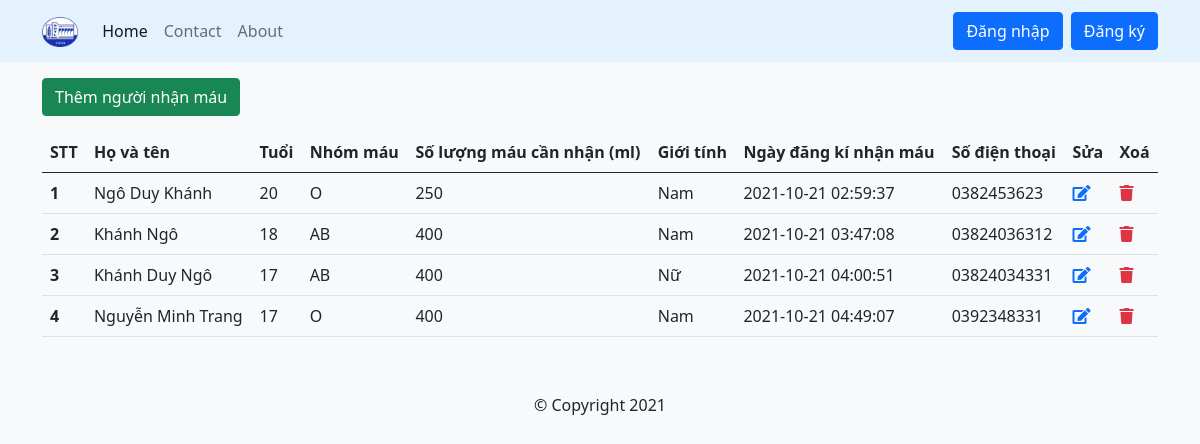
The page / on the database its author committed.
### tables this page shows
CREATE TABLE `blood_recipient` (
  `reci_id` int(10) NOT NULL,
  `reci_name` varchar(255) NOT NULL,
  `reci_age` int(11) NOT NULL,
  `reci_bgrp` varchar(3) NOT NULL,
  `reci_bqnty` int(11) NOT NULL,
  `reci_sex` varchar(5) NOT NULL,
  `reci_reg_date` timestamp NOT NULL DEFAULT current_timestamp(),
  `reci_phno` varchar(12) NOT NULL
);

### src/index.php (the view)
<?php
include('config/db_connect.php');
$sql = "SELECT * from blood_recipient";
$res = mysqli_query($conn, $sql);
$recipients = mysqli_fetch_all($res, MYSQLI_ASSOC);
?>
<!DOCTYPE html>
<html lang="en">
<?php include('templates/header.php'); ?>
<div class="container">
    <div class="row">
        <div class="col-12">
            <div class="table my-3">
                <a href="add.php" class="btn btn-success mb-3">Thêm người nhận máu</a>
                <div class="table-responsive">
                    <table class="table">
                        <thead>
                            <tr>
                                <th scope="col">STT</th>
                                <th scope="col">Họ và tên</th>
                                <th scope="col">Tuổi</th>
                                <th scope="col">Nhóm máu</th>
                                <th scope="col">Số lượng máu cần nhận (ml)</th>
                                <th scope="col">Giới tính</th>
                                <th scope="col">Ngày đăng kí nhận máu</th>
                                <th scope="col">Số điện thoại</th>
                                <th scope="col">Sửa</th>
                                <th scope="col">Xoá</th>
                            </tr>
                        </thead>
                        <tbody>
                            <?php foreach ($recipients as $i => $recipient) : ?>
                                <tr>
                                    <th scope="row"><?php echo $i + 1 ?></th>
                                    <td><?php echo $recipient['reci_name'] ?> </td>
                                    <td><?php echo $recipient['reci_age'] ?> </td>
                                    <td><?php echo $recipient['reci_bgrp'] ?> </td>
                                    <td><?php echo $recipient['reci_bqnty'] ?> </td>
                                    <td><?php echo $recipient['reci_sex'] ?> </td>
                                    <td><?php echo $recipient['reci_reg_date'] ?> </td>
                                    <td><?php echo $recipient['reci_phno'] ?> </td>
                                    <td><a class="text-primary" href="edit.php?id=<?php echo $recipient['reci_id']; ?>"><i class="fas fa-edit "></i></a></td>
                                    <td><a class="text-danger" href="delete.php?id=<?php echo $recipient['reci_id']; ?>"><i class="fas fa-trash"></i></a></td>
                                </tr>
                            <?php endforeach; ?>
                        </tbody>
                    </table>
                </div>
            </div>
        </div>
    </div>
</div>
<?php include('templates/footer.php'); ?>
</html>

### src/templates/header.php (shortened to what this page needs)
<head>
  <link href="https://cdn.jsdelivr.net/npm/bootstrap@5.0.2/dist/css/bootstrap.min.css" rel="stylesheet">
  <link rel="stylesheet" href="https://cdnjs.cloudflare.com/ajax/libs/font-awesome/5.15.4/css/all.min.css">
  <link rel="stylesheet" href="assets/css/app.css">
  <link rel="stylesheet" href="assets/css/error.css">
</head>
<body class="bg-light">
  <div class="header">
    <nav class="navbar navbar-expand-lg navbar-light " style="background-color: #e3f2fd;">
      <div class="container">
        <a class="navbar-brand" href="index.php">
          <img src="assets/images/logo/logo.png" height="30px" alt="">
        </a>
        <div class="collapse navbar-collapse" id="navbarSupportedContent">
          <ul class="navbar-nav me-auto mb-2 mb-lg-0">
            <li class="nav-item">
              <a class="nav-link active" aria-current="page" href="index.php">Home</a>
            </li>
            <li class="nav-item">
              <a class="nav-link" href="#">Contact</a>
            </li>
            <li class="nav-item">
              <a class="nav-link" href="#">About</a>
            </li>
          </ul>
          <div class="auth">
            <a class="btn btn-primary m-1" href="#">Đăng nhập</a>
            <a class="btn btn-primary" href="#">Đăng ký</a>
          </div>
        </div>
      </div>
    </nav>
  </div>

### src/templates/footer.php (shortened to what this page needs)
<footer class="text-center section">
	<div class="align-center grey-text my-4">&copy; Copyright 2021</div>
</footer>
</body>

### src/assets/css/error.css (style rules this page uses)
* { -webkit-box-sizing: border-box; box-sizing: border-box; }
body { padding: 0; margin: 0; }

### rows shown on the page
blood_recipient: reci_name "Ngô Duy Khánh", reci_age "20", reci_bgrp "O", reci_bqnty "250", reci_sex "Nam", reci_reg_date "2021-10-21 02:59:37", reci_phno "0382453623"
blood_recipient: reci_name "Khánh Ngô", reci_age "18", reci_bgrp "AB", reci_bqnty "400", reci_sex "Nam", reci_reg_date "2021-10-21 03:47:08", reci_phno "03824036312"
blood_recipient: reci_name "Khánh Duy Ngô", reci_age "17", reci_bgrp "AB", reci_bqnty "400", reci_sex "Nữ", reci_reg_date "2021-10-21 04:00:51", reci_phno "03824034331"
blood_recipient: reci_name "Nguyễn Minh Trang", reci_age "17", reci_bgrp "O", reci_bqnty "400", reci_sex "Nam", reci_reg_date "2021-10-21 04:49:07", reci_phno "0392348331"
